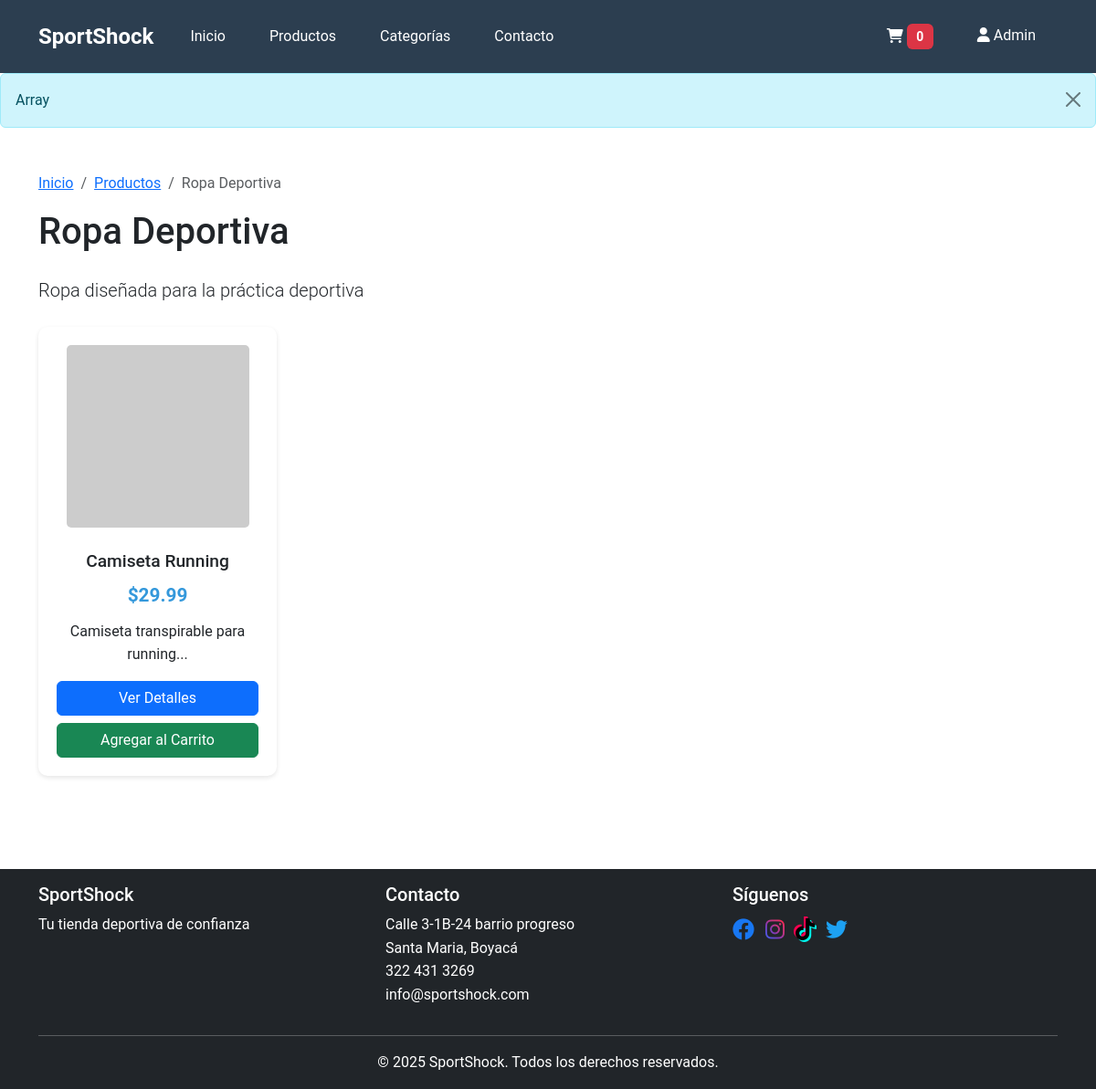
The app's page /categorias.php?id=1 (signed in) with its own data.
### tables this page shows
CREATE TABLE IF NOT EXISTS categorias (
    id INT AUTO_INCREMENT PRIMARY KEY,
    nombre VARCHAR(50) NOT NULL,
    descripcion TEXT,
    imagen VARCHAR(255)
);

CREATE TABLE IF NOT EXISTS productos (
    id INT AUTO_INCREMENT PRIMARY KEY,
    nombre VARCHAR(100) NOT NULL,
    descripcion TEXT,
    precio DECIMAL(10,2) NOT NULL,
    stock INT NOT NULL DEFAULT 0,
    imagen VARCHAR(255),
    categoria_id INT,
    destacado BOOLEAN DEFAULT FALSE,
    fecha_creacion TIMESTAMP DEFAULT CURRENT_TIMESTAMP,
    FOREIGN KEY (categoria_id) REFERENCES categorias(id)
);

### includes/db.php (called while the page is built, shortened)
<?php
$conn = mysqli_connect(DB_HOST, DB_USER, DB_PASS, DB_NAME);
mysqli_set_charset($conn, "utf8");
function obtenerProductosPorCategoria($categoria_id) {
    global $conn;
    $categoria_id = (int)$categoria_id;
    $query = "SELECT p.*,
              CASE
                WHEN p.imagen IS NULL OR p.imagen = ''
                THEN CONCAT('https://via.placeholder.com/300x300?text=', REPLACE(p.nombre, ' ', '+'))
                ELSE p.imagen
              END as imagen_url,
              c.nombre as categoria_nombre
              FROM productos p
              LEFT JOIN categorias c ON p.categoria_id = c.id
              WHERE p.categoria_id = $categoria_id";
    $result = mysqli_query($conn, $query);
    $productos = array();
    while ($row = mysqli_fetch_assoc($result)) {
        $productos[] = $row;
    }
    return $productos;
}

### categorias.php (the view, shortened to what this page needs)
<?php
include 'includes/db.php';
$categoria_id = isset($_GET['id']) ? (int)$_GET['id'] : 0;
$query = "SELECT * FROM categorias WHERE id = $categoria_id";
$result = mysqli_query($conn, $query);
$categoria = mysqli_fetch_assoc($result);
$productos = obtenerProductosPorCategoria($categoria_id);
?>
<!DOCTYPE html>
<html lang="es">
<head>
    <link rel="stylesheet" href="css/style.css">
    <link href="https://cdn.jsdelivr.net/npm/bootstrap@5.3.0/dist/css/bootstrap.min.css" rel="stylesheet">
    <link rel="stylesheet" href="https://cdnjs.cloudflare.com/ajax/libs/font-awesome/6.0.0/css/all.min.css">
</head>
<body>
    <?php include 'includes/header.php'; ?>
    <div class="container my-5">
        <nav aria-label="breadcrumb">
            <ol class="breadcrumb">
                <li class="breadcrumb-item"><a href="index.php">Inicio</a></li>
                <li class="breadcrumb-item"><a href="productos.php">Productos</a></li>
                <li class="breadcrumb-item active" aria-current="page"><?php echo htmlspecialchars($categoria['nombre']); ?></li>
            </ol>
        </nav>
        <h1 class="mb-4"><?php echo htmlspecialchars($categoria['nombre']); ?></h1>
        <?php if (!empty($categoria['descripcion'])): ?>
            <p class="lead mb-4"><?php echo htmlspecialchars($categoria['descripcion']); ?></p>
        <?php endif; ?>
        <div class="row">
            <?php if (empty($productos)): ?>
                <div class="col-12">
                    <div class="alert alert-info">
                        No hay productos disponibles en esta categoría en este momento.
                    </div>
                </div>
            <?php else: ?>
                <?php foreach($productos as $producto): ?>
                    <div class="col-md-3 mb-4">
                        <div class="product-card">
                            <img src="<?php echo htmlspecialchars($producto['imagen_url']); ?>"
                                 alt="<?php echo htmlspecialchars($producto['nombre']); ?>"
                                 class="img-fluid">
                            <h3><?php echo htmlspecialchars($producto['nombre']); ?></h3>
                            <p class="price">$<?php echo number_format($producto['precio'], 2); ?></p>
                            <?php if (!empty($producto['descripcion'])): ?>
                                <p class="description"><?php echo htmlspecialchars(substr($producto['descripcion'], 0, 100)) . '...'; ?></p>
                            <?php endif; ?>
                            <div class="d-grid gap-2">
                                <a href="producto.php?id=<?php echo $producto['id']; ?>" class="btn btn-primary">Ver Detalles</a>
                                <button class="btn btn-success agregar-carrito" data-id="<?php echo $producto['id']; ?>">
                                    Agregar al Carrito
                                </button>
                            </div>
                        </div>
                    </div>
                <?php endforeach; ?>
            <?php endif; ?>
        </div>
    </div>
    <?php include 'includes/footer.php'; ?>
</body>
</html>

### css/style.css (style rules this page uses)
:root { --primary-color: #3498db; --secondary-color: #2ecc71; --dark-color: #2c3e50; --light-color: #ecf0f1; --danger-color: #e74c3c; --warning-color: #f1c40f; }
body { font-family: 'Roboto', sans-serif; line-height: 1.6; margin: 0; padding: 0; }
.product-card { background: white; border-radius: 10px; padding: 20px; text-align: center; box-shadow: 0 2px 5px rgba(0,0,0,0.1); margin-bottom: 30px; transition: transform 0.3s ease; }
.product-card img { max-width: 100%; height: 200px; object-fit: cover; border-radius: 5px; margin-bottom: 15px; }
.product-card h3 { font-size: 1.2rem; margin: 10px 0; }
.price { color: var(--primary-color); font-size: 1.3rem; font-weight: bold; margin: 10px 0; }

### records on screen
categorias: nombre "Ropa Deportiva", descripcion "Ropa diseñada para la práctica deportiva"
productos: nombre "Camiseta Running", precio "29.99", descripcion "Camiseta transpirable para running"

### other values on screen
$_SESSION['usuario_nombre'] "Admin"
$_SESSION['mensaje'] "Array"
